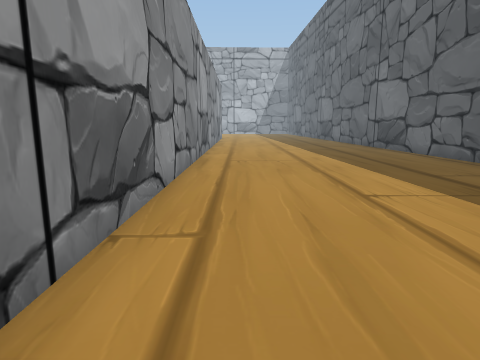
view 1 (above)

22 first-person views from a walk through a scene from a Unity 3-D project. The camera is 1.2 m above the floor, tilts 10° down and sees 75° across. The floor is counted in squares, 1 m on a side. Each view is taken from the middle of a square. On the plan, view 1 faces up. The plan holds only what a view shows up to about 13 squares ahead; the rest is blank. The place goes on beyond the plan. The player is left out.

view 2
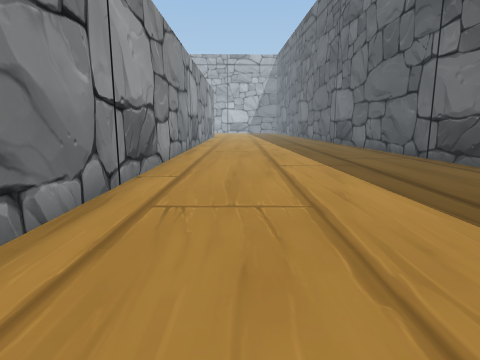

view 3
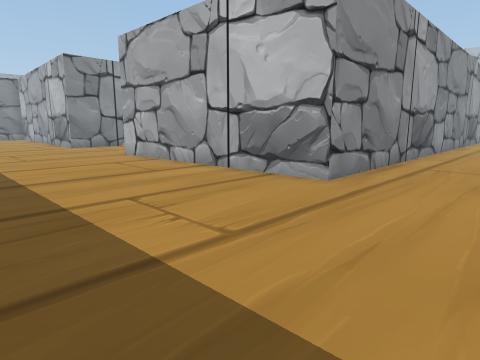

view 4
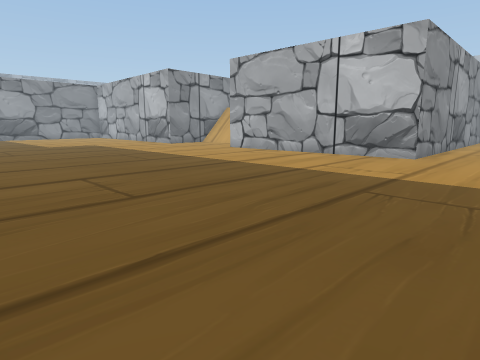

view 5
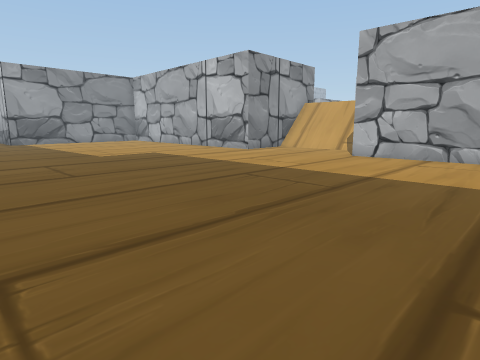

view 6
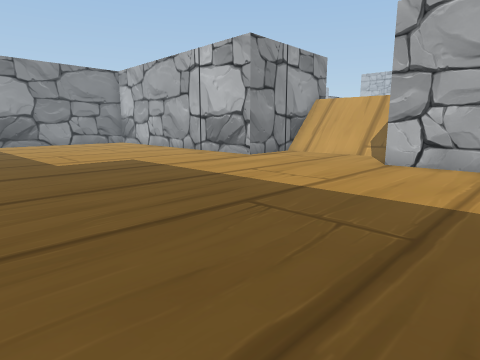

view 7
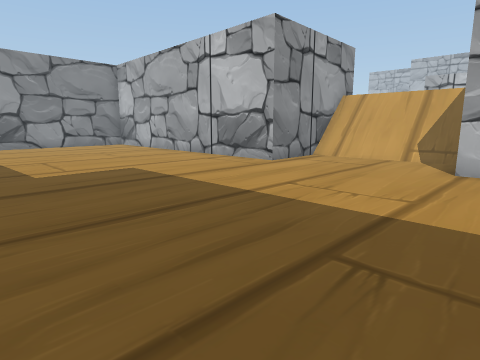

view 8
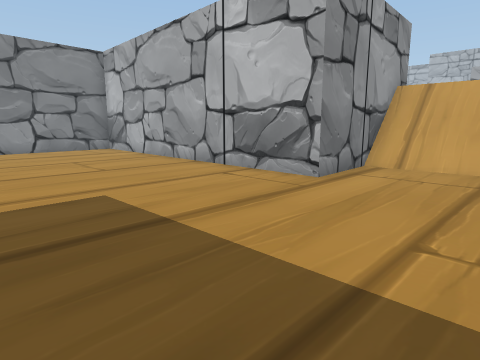

view 9
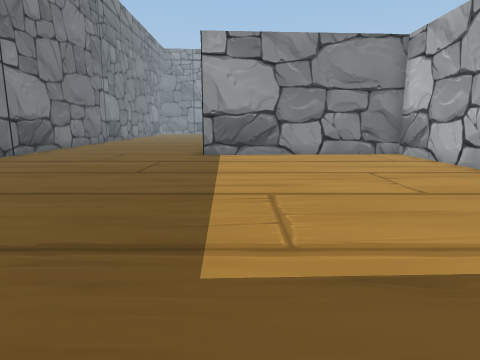

view 10
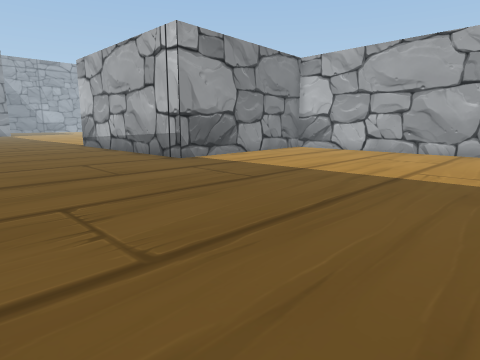

view 11
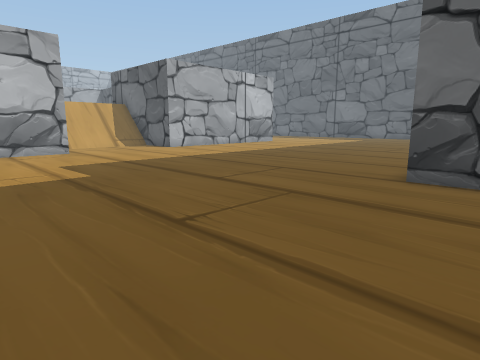

view 12
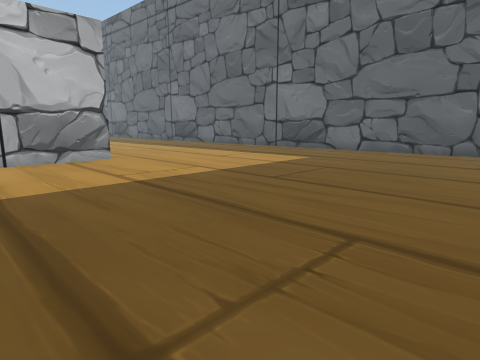

view 13
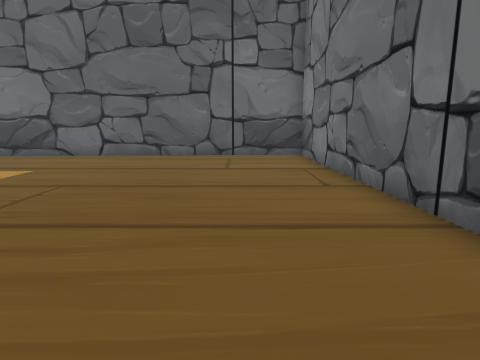

view 14
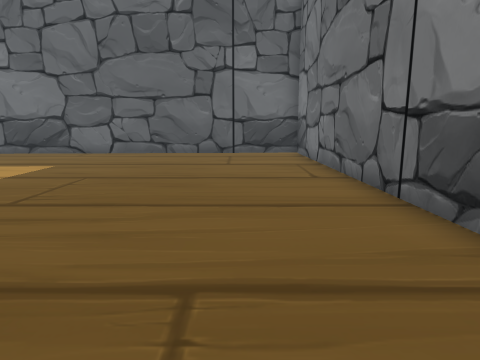

view 15
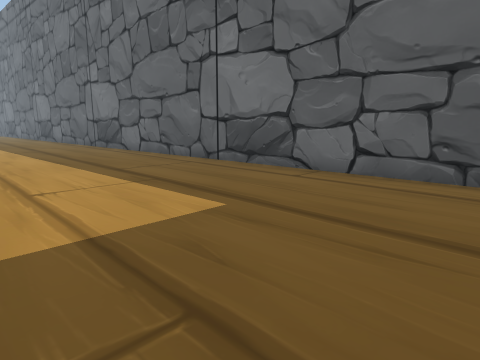

view 16
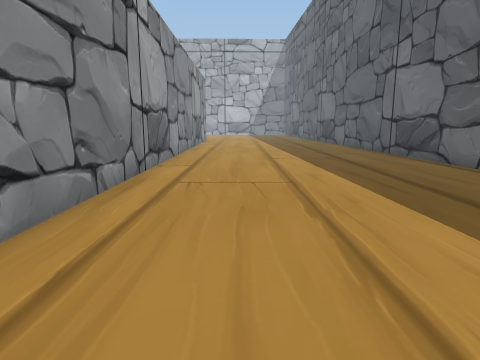

view 17
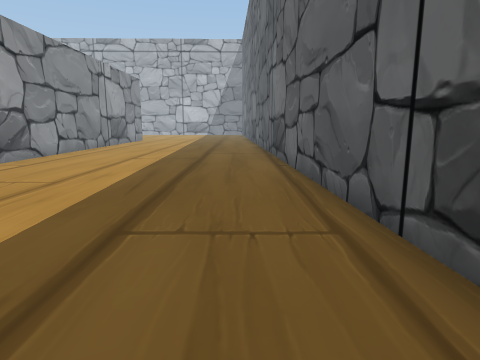

view 18
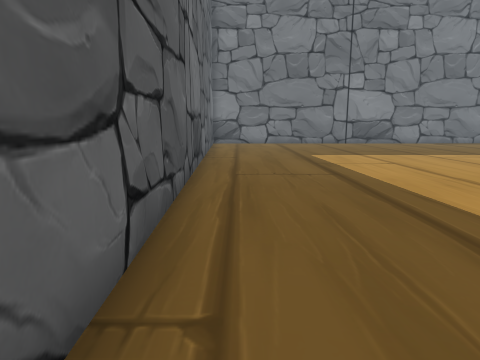

view 19
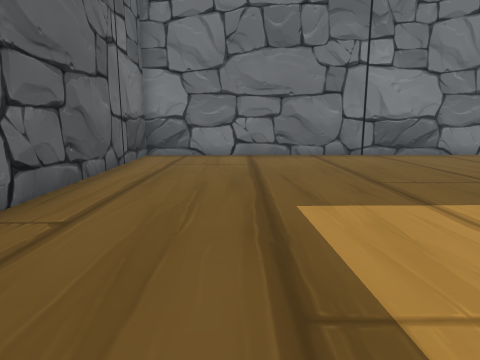

view 20
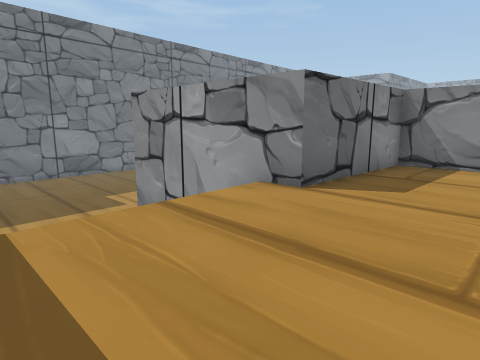

view 21
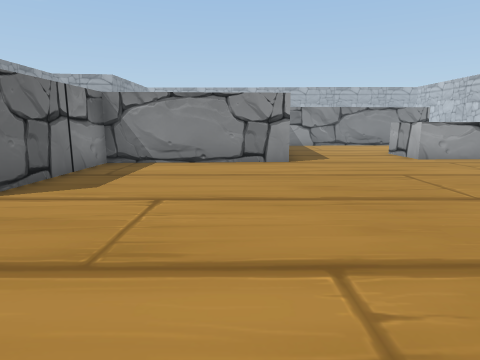

view 22
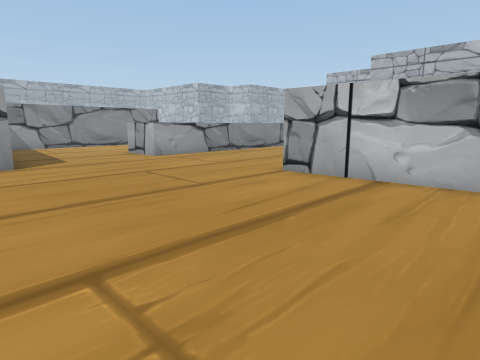

### Floor plan
Key: @ floor where view 1 was taken; # wall or solid block; . main floor; : floor 2.5 m higher than the main floor; / step, stairs or slope; = window, fence, low wall or low ledge; ^ raised ledge.
Columns run from 33 left of view 1 to 9 right of it. Each row starts with its distance up from view 1.
 17                                #........#
 16              :::               #........##
 15            ^:::::              #.........#
 14            ^:::::#####         #.........#
 13          =^:::::::::::         #.........#
 12          :::::::::::::         #.........#
 11         :::::::::::::::        #.........#
 10         :::::::::::::::        #.........#
  9            #:::::::::::        #.........#
  8            ##:::::::::         #.........#
  7             #::::::::::        #.........#
  6             #::::::::::        #.........#
  5             #:::::::::         #.........#
  4             #:::::::::         #.........#
  3             #####:::::         #.........#
  2                 ##::::         #.........#
  1                  #////         #.........#
  0                  #/////        #.@.......#
 -1                  #/....        #.........#
 -2                  #.....        #.........#
 -3      #############.....#########.........#
 -4      #...................................#
 -5      #...................................#
 -6      #...................................#
 -7      #...................................##
 -8      #....................................#
 -9      #....................................#
-10      #....................................#
-11    ###....................................#
-12    .......................................#
-13   ........................................#
-14  .........................................#
-15 ........................... ..............#
-16 ....................#       ###############
-17     ................#
-18      ....  ... ...

Positions as (right, up) in squares from view 1, and headings:
1: (0, 0), facing up
2: (1, -4), facing up
3: (2, -9), facing up-left
4: (2, -15), facing up-left
5: (-5, -15), facing up-left
6: (-7, -13), facing up-left
7: (-9, -12), facing up-left
8: (-12, -10), facing up-left
9: (-15, -10), facing left
10: (-18, -18), facing up-left
11: (-20, -18), facing up-right
12: (-6, -14), facing up-right
13: (-4, -13), facing right
14: (-5, -13), facing right
15: (1, -11), facing up-right
16: (1, 4), facing up
17: (6, 4), facing up
18: (7, 5), facing down
19: (5, -3), facing down
20: (-11, 6), facing down-left
21: (-11, 7), facing left
22: (-11, 7), facing up-left
